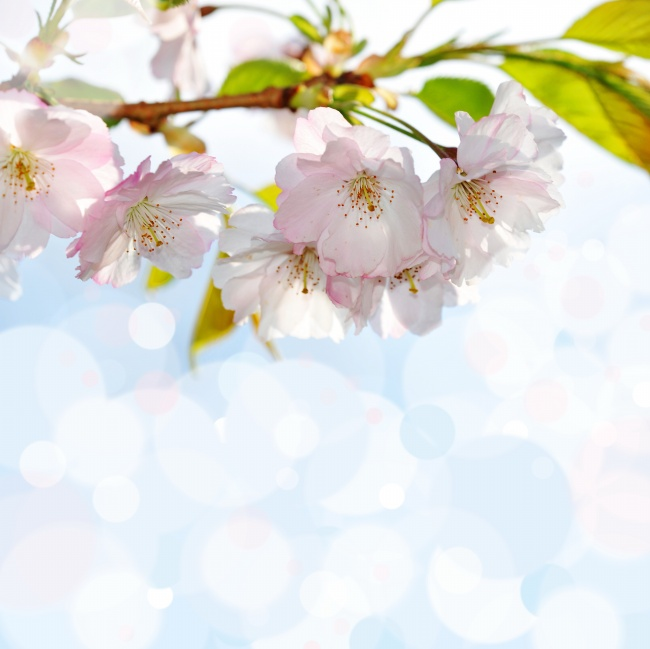
//> input picture OpenCV學習/pic/3333.jpg, 650 x 649 px
$ ./spectralResidual ../pic/3333.jpg   (built with g++ and OpenCV 4)
//> lines starting //> are read from the running program, lines starting //| are printed output that depends on the picture
/**
 * @file spectralResidual.cpp
 * @author your name (you@domain.com)
 * @brief 譜殘差法檢測圖像的顯著性
 * @version 0.1
 * @date 2022-08-11
 *
 * @copyright Copyright (c) 2022
 *
 */

#include <iostream>
#include <vector>
#include <opencv2/opencv.hpp>
#include <opencv2/core/core.hpp>
#include <opencv2/highgui/highgui.hpp>
#include <opencv2/imgproc/imgproc.hpp>

using namespace cv;
using namespace std;

void fft2Image(InputArray img, OutputArray FFTimg)
{
    Mat i = img.getMat();
    int rows = i.rows;
    int cols = i.cols;

    /* 補足矩陣，能夠做快速傅立葉變換 */
    int rPadded = getOptimalDFTSize(rows);
    int cPadded = getOptimalDFTSize(cols);

    Mat temp;
    copyMakeBorder(i, temp, 0, rPadded - rows, 0, cPadded - cols, BORDER_CONSTANT, Scalar::all(0));
    dft(temp, FFTimg, DFT_COMPLEX_OUTPUT);
}

void amplitudeSpectrum(InputArray _srcFFT, OutputArray _dstSpectrum)
{
    CV_Assert(_srcFFT.channels() == 2);
    vector<Mat> FFT2Channel;
    /* 分離矩陣，計算矩陣的平方根 */
    split(_srcFFT, FFT2Channel);
    magnitude(FFT2Channel[0], FFT2Channel[1], _dstSpectrum);
}

/* 得到灰度矩陣 */
Mat graySpectrum(Mat spectrum)
{
    Mat dst;
    log(spectrum + 1, dst);
    normalize(dst, dst, 0, 1, NORM_MINMAX);
    dst.convertTo(dst, CV_8UC1, 1.0, 0);

    return dst;
}

/* 得到相位矩陣 */
Mat phaseSpectrum(Mat _srcFFT)
{
    Mat pha;
    pha.create(_srcFFT.size(), CV_64FC1);
    vector<Mat> FFT2Channel;
    split(_srcFFT, FFT2Channel);
    phase(FFT2Channel[0], FFT2Channel[1], pha, true);
    return pha;
}

int main(int argc, const char * argv[])
{
    Mat img = imread(argv[1], CV_LOAD_IMAGE_GRAYSCALE);
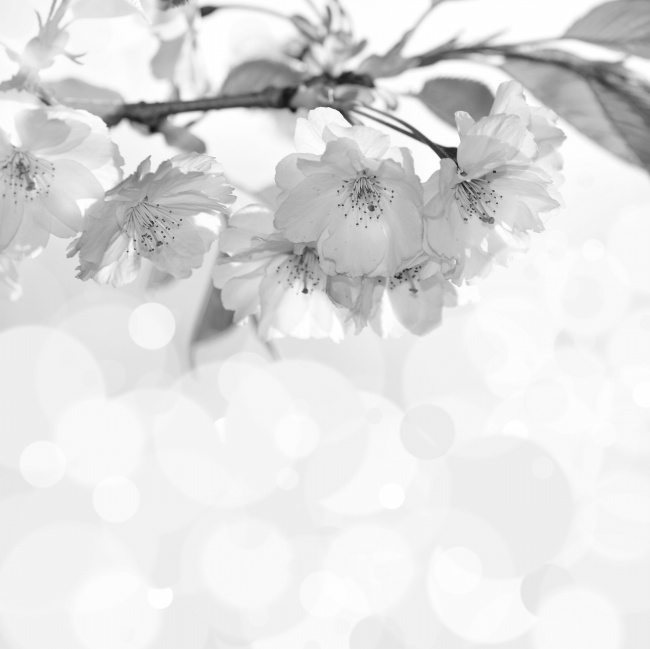
//> img: 649 rows x 650 cols, CV_8UC1; min 21, max 255, mean 223.8
    if(img.empty()){
        cout << "image read failed" << endl;
        return -1;
    }
    /* 制作中間轉換用矩陣 */
    Mat fftemp;
    img.convertTo(fftemp, CV_64FC1, 1.0 / 255);

    Mat FFT;
    fft2Image(fftemp, FFT);
//> in fft2Image, `copyMakeBorder(i, temp, 0, rPadded - rows, 0, cPadded - cols, BORDER_C..`:
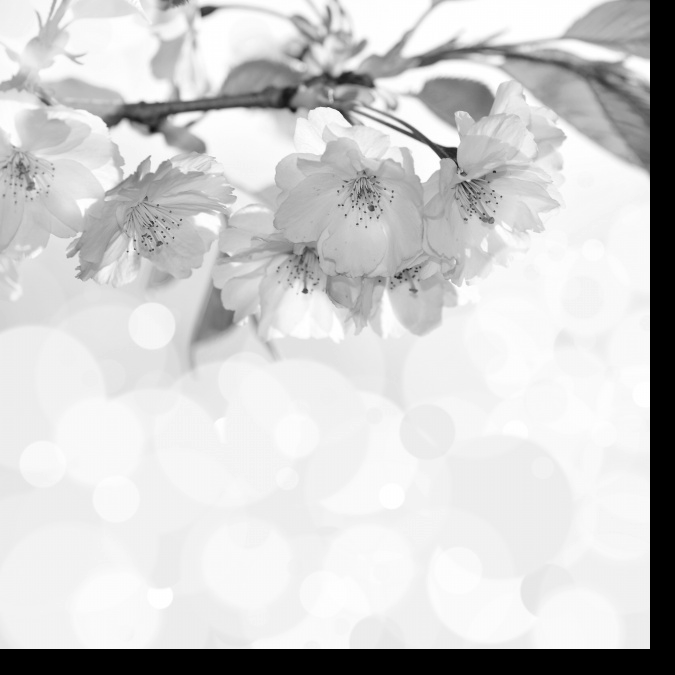
//> temp: 675 rows x 675 cols, CV_64FC1; min 0, max 1, mean 0.813

    Mat amp;
    amplitudeSpectrum(FFT, amp);

    Mat logAmplitude;
    log(amp + 1.0, logAmplitude);

    Mat smoothgrayamp;
    /* 均值平滑 */
    boxFilter(logAmplitude, smoothgrayamp, CV_32FC1, Size(3, 3));

    Mat spectralResidual = smoothgrayamp.clone();
    logAmplitude - smoothgrayamp;

    Mat phaseMat;
    phaseMat = phaseSpectrum(FFT);
//> in phaseSpectrum, `phase(FFT2Channel[0], FFT2Channel[1], pha, true);`:
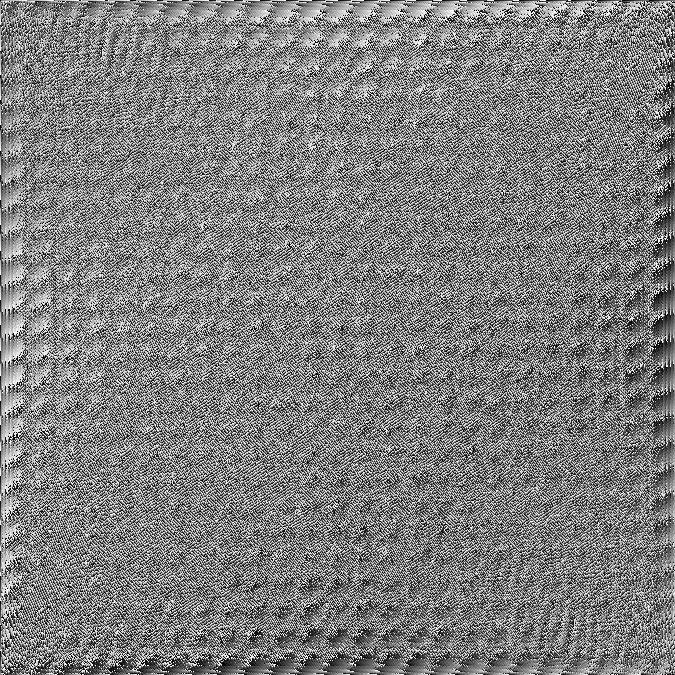
//> pha: 675 rows x 675 cols, CV_64FC1; min 0, max 360, mean 180; drawn with min black and max white

    Mat cosSpectrum(phaseMat.size(), CV_64FC1);
    Mat sinSpectrum(phaseMat.size(), CV_64FC1);

    for(int r = 0; r < phaseMat.rows; r++){
        for(int c = 0; c < phaseMat.cols; c++){
            cosSpectrum.at<double>(r, c) = cos(phaseMat.at<double>(r, c));
            sinSpectrum.at<double>(r, c) = sin(phaseMat.at<double>(r, c));
        }
    }
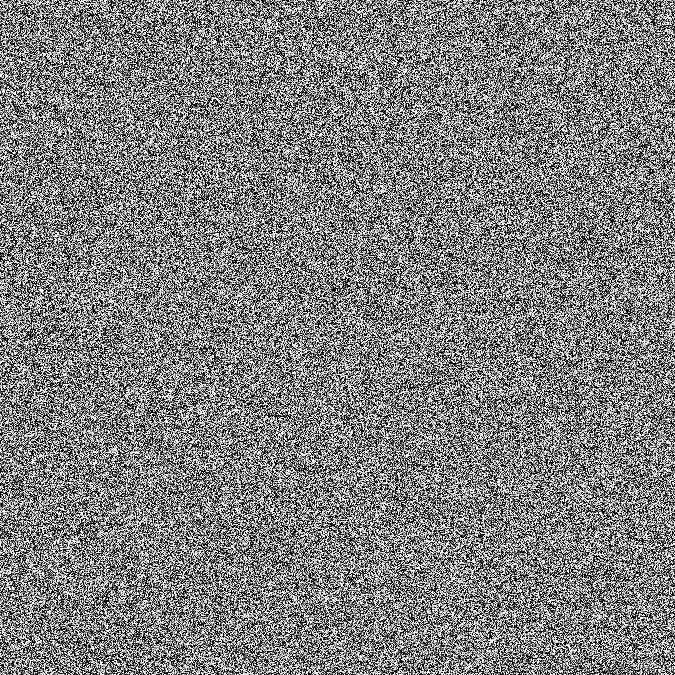
//> cosSpectrum: 675 rows x 675 cols, CV_64FC1; min -1, max 1, mean 0.00324; drawn with min black and max white
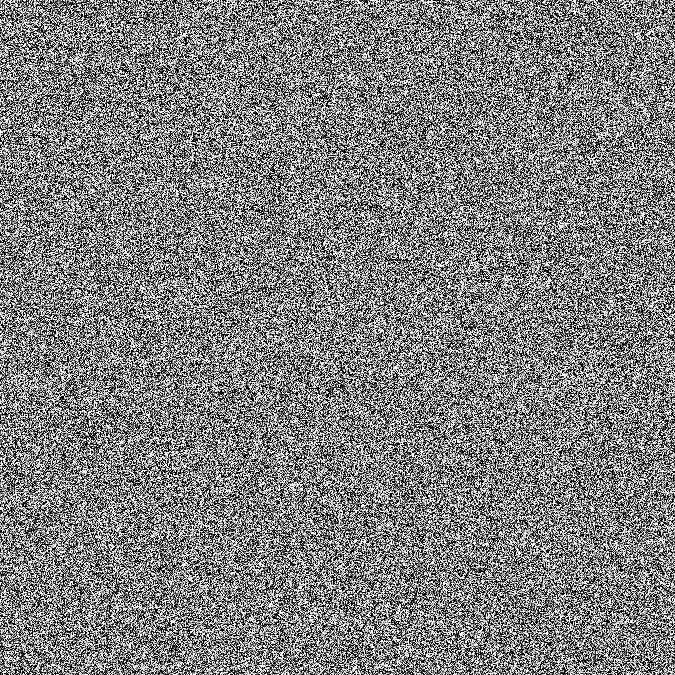
//> sinSpectrum: 675 rows x 675 cols, CV_64FC1; min -1, max 1, mean 0.00434; drawn with min black and max white
    cosSpectrum.convertTo(spectralResidual, CV_64FC1);
    exp(spectralResidual, spectralResidual);
    Mat real      = spectralResidual.mul(cosSpectrum);
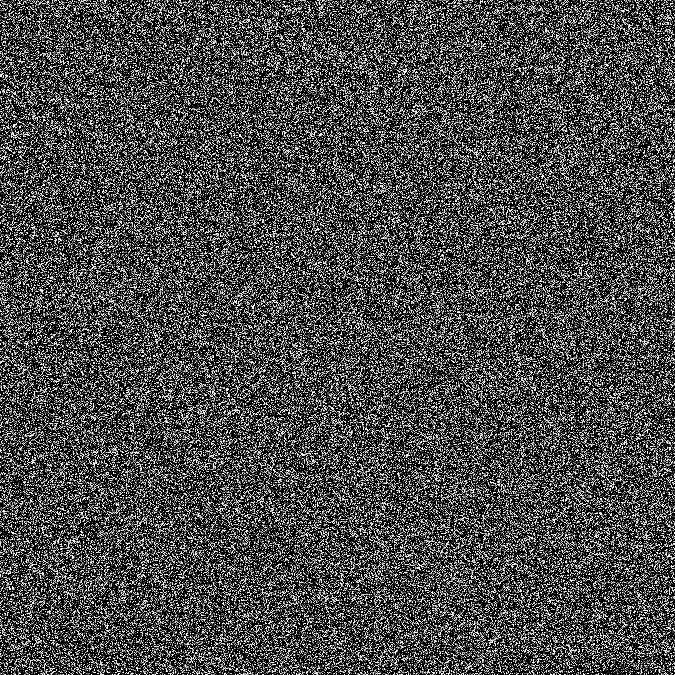
//> real: 675 rows x 675 cols, CV_64FC1; min -0.368, max 2.72, mean 0.569; drawn with min black and max white
    Mat imaginary = spectralResidual.mul(sinSpectrum);
    // cout << spectralResidual.cols << " " << cosSpectrum.cols << " " << spectralResidual.type() << " " << spectralResidual.rows << " " << cosSpectrum.rows << " " << cosSpectrum.type() << endl;
    cout << "|*******************************************|" << endl;

    vector<Mat> realAndImag;
    realAndImag.push_back(real);
    realAndImag.push_back(imaginary);
    Mat complex;
    merge(realAndImag, complex);

    Mat ifft2;
    dft(complex, ifft2, DFT_COMPLEX_OUTPUT + DFT_INVERSE);
    Mat ifft2Amp;
    amplitudeSpectrum(ifft2, ifft2Amp);
//> in amplitudeSpectrum (call 2), `split(_srcFFT, FFT2Channel);`:
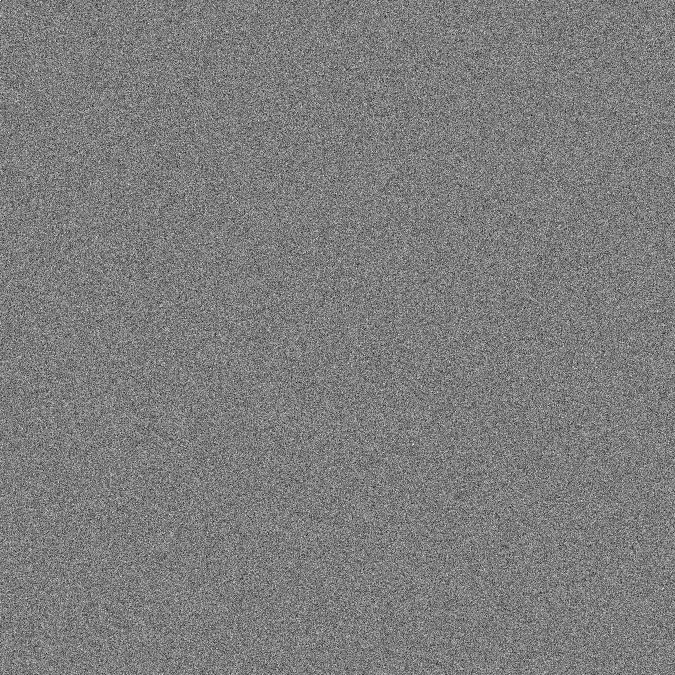
//> FFT2Channel[1]: 675 rows x 675 cols, CV_64FC1; min -3646.3, max 3767.5, mean 0; drawn with min black and max white
    pow(ifft2Amp, 2.0, ifft2Amp);
    GaussianBlur(ifft2Amp, ifft2Amp, Size(11, 11), 2.5);
    normalize(ifft2Amp, ifft2Amp, 1.0, 0, NORM_MINMAX);
    pow(ifft2Amp, 0.5, ifft2Amp);

    Mat saliencyMap;
    ifft2Amp.convertTo(saliencyMap, CV_8UC1, 255);

    imshow("saliency", saliencyMap);

    waitKey(0);

    return 0;
}

$ run again, on OpenCV學習/pic/6666.jpg
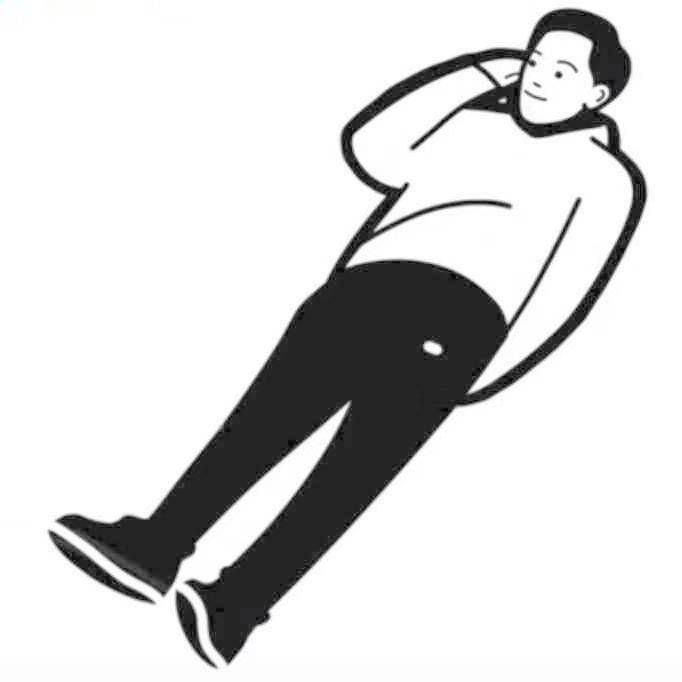
//> input picture OpenCV學習/pic/6666.jpg, 682 x 682 px
//> after the loop `for(int r = 0; r < phaseMat.rows; r++)`:
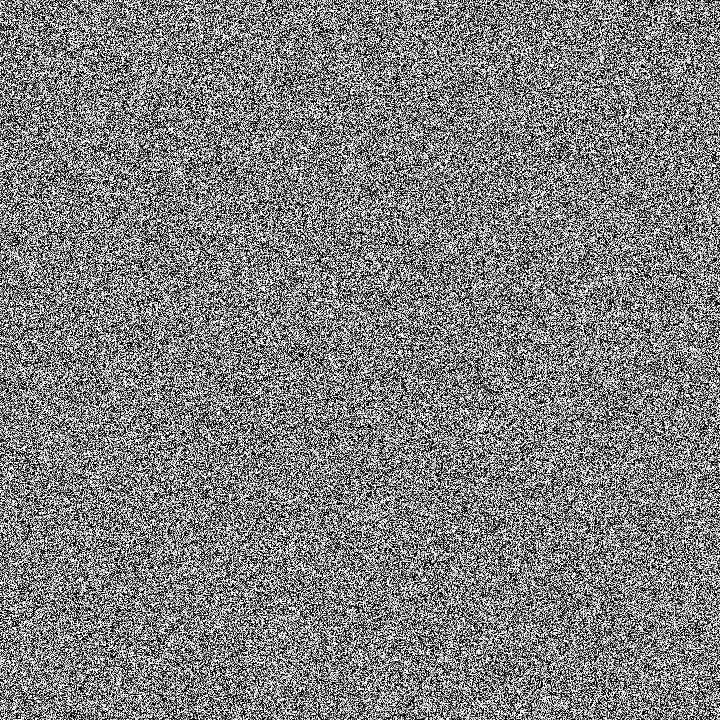
//> sinSpectrum: 720 rows x 720 cols, CV_64FC1; min -1, max 1, mean 0.000757; drawn with min black and max white
//> in amplitudeSpectrum (call 2), `split(_srcFFT, FFT2Channel);`:
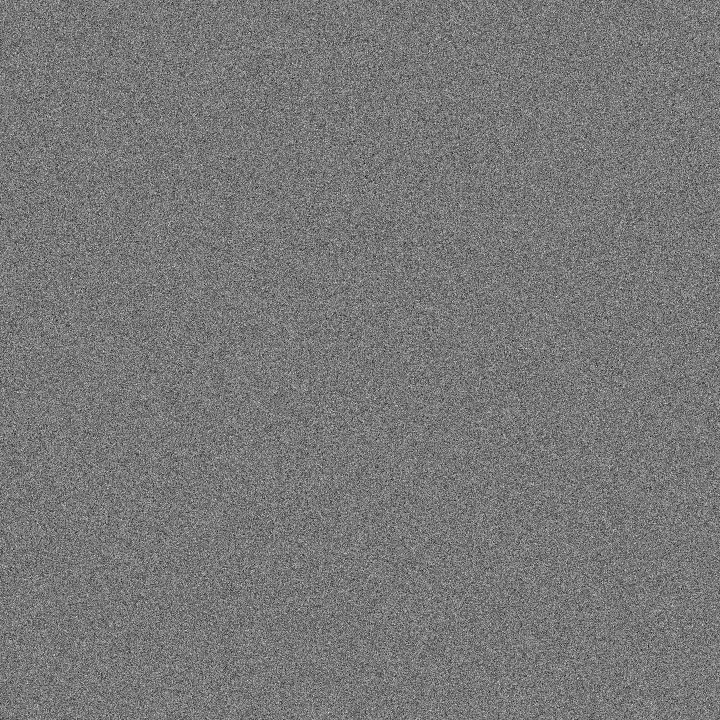
//> FFT2Channel[1]: 720 rows x 720 cols, CV_64FC1; min -3911.2, max 4381.6, mean 0; drawn with min black and max white
